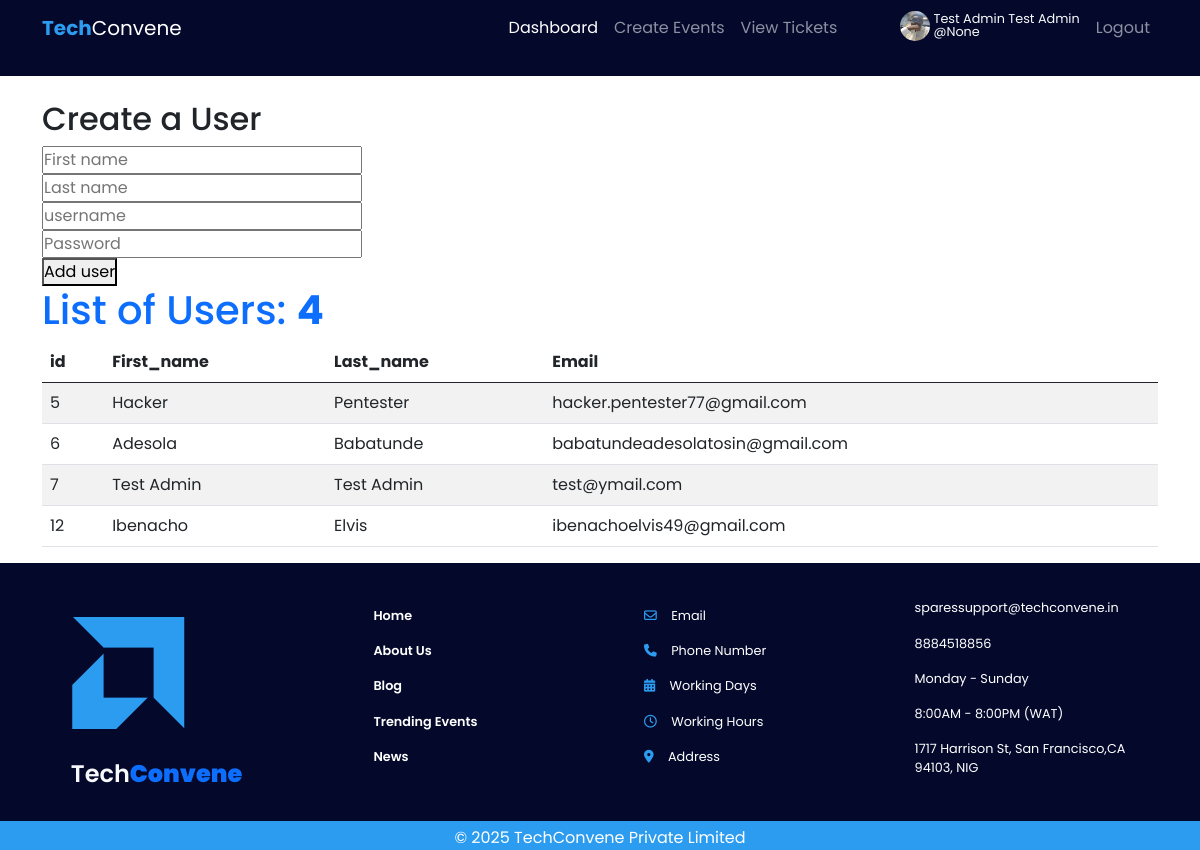
The app's page /admin_dashboard/ (signed in), older data.
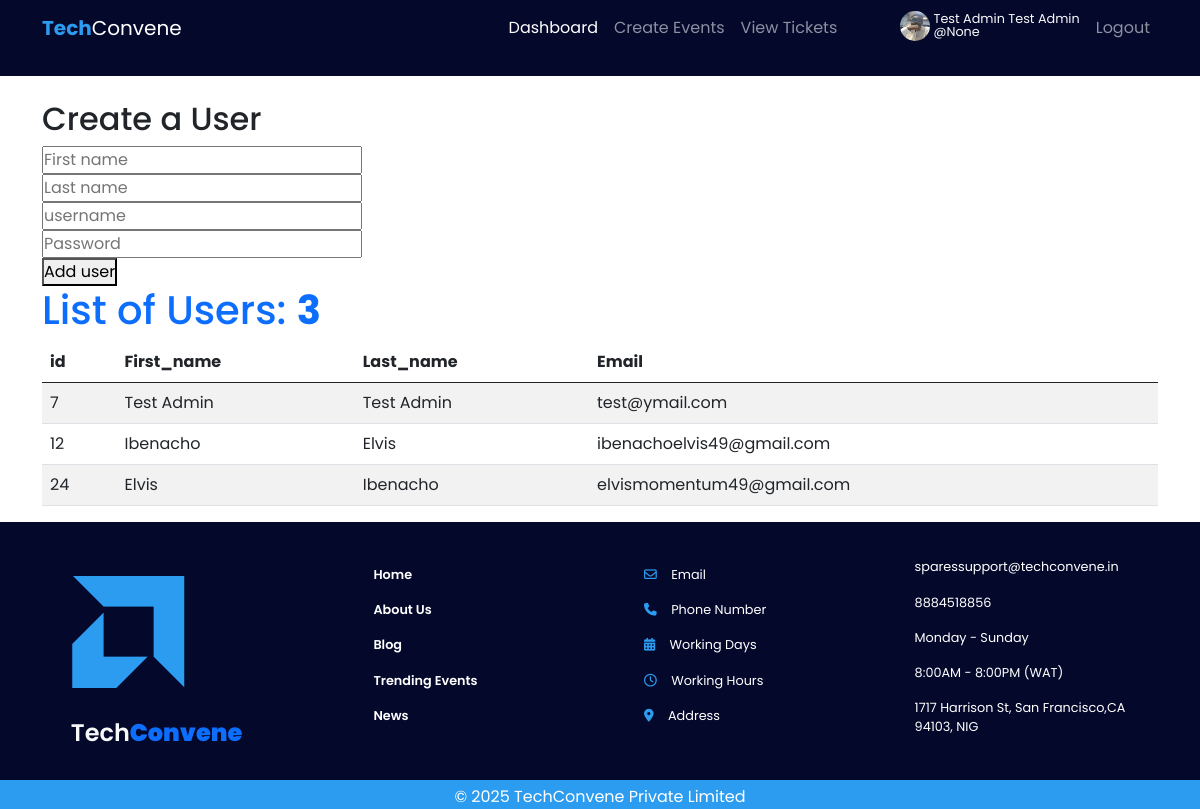
The same page, newer data.
### accounts/models.py (models this page shows, shortened)
class CustomUser(AbstractUser):
    ROLES = (
        ('USER', 'User'),
        ('ADMIN', 'Admin'))
    role = models.CharField(max_length=20, choices=ROLES, default='USER')
    email = models.CharField(max_length=150, unique=True, null=False, blank=False)
    username = models.CharField(max_length=100, unique=False, null=True, blank=True)
    first_name = models.CharField(max_length=150, blank=False, null=False)
    last_name = models.CharField(max_length=150, blank=False, null=False)
    USERNAME_FIELD = 'email'
    REQUIRED_FIELDS = []
    objects = UserManager()
    class Meta:
        permissions = (("can_add_user", "Can add user"),
            ("can_update_user", "Can update user"),
            ("can_delete_user", "Can delete user"),
            )

class UserProfile(models.Model):
    profile_picture = models.ImageField(upload_to='media/', blank=True, null=True)
    date_of_birth = models.DateField(blank=True, null=True)
    age = models.IntegerField(blank=True, null=True)
    user = models.OneToOneField(CustomUser, on_delete=models.CASCADE, related_name='profile')
    bio = models.TextField(max_length=500, blank=True)

### accounts/views.py (the view)
# urls.py: path('admin_dashboard/', views.admin_dashboard_view, name='admin_dashboard_view'),
@login_required
@user_passes_test(is_admin)
def admin_dashboard_view(request):
    users = CustomUser.objects.all()
    return render(request, 'accounts/dashboard/admin_dashboard_view.html', {"users":users})

### accounts/views.py (called while the page is built)
def is_admin(user):
    if user.role == 'ADMIN':
        return user

### accounts/templates/accounts/dashboard/admin_dashboard_view.html (shortened to what this page needs)
{% extends 'accounts/base.html'%}
{% load static %}
{% load crispy_forms_tags %}
{% block header %}
<div class="header-bg">
    <nav class="navbar navbar-expand-lg navbar-dark">
        <div class="container">
          <a class="navbar-brand" href="{% url 'home' %}"><b  id='logo_home' >Tech</b>Convene</a>
          <div class="collapse navbar-collapse" id="navbarSupportedContent">
            <ul class="navbar-nav ms-auto my-auto mb-1 mb-lg-0">
                {% if user.is_authenticated %}
                    {% if user.role == 'ADMIN'%}
                        <li class="nav-item"><a class="nav-link active" aria-current="page" href="{% url 'admin_dashboard_view' %}">Dashboard</a></li>
                    {% else %}
                        <li class="nav-item"><a  class="nav-link active" href="{% url 'user_dashboard_view' %}">Dashboard</a></li>
                    {% endif %}
                    <li class="nav-item"><a class="nav-link" href="#">Create Events</a></li>
                    <li class="nav-item"><a class="nav-link" href="#">View Tickets</a></li>
                    <li class="nav-item">
                        {% if user.profile.profile_picture%}
                        <img src="{{ user.profile.profile_picture.url}}" class="rounded-circle" id="prof_img" width="30" height="30" alt="profile"/>
                        {%else%}
                        <img src="#" class="rounded-circle" width="30" height="30"/>
                        {% endif %}
                    </li>
                    <a href="{% url 'profile' %}" class="text-decoration-none text-light"><p class="profile_text">{{user.first_name}} {{user.last_name}}<br>@{{user.username}}</br></p></a>
                    <li class="nav-item"><a class="nav-link" href="{% url 'logout'%}" >Logout</a></li>
            {% endif %}
            </ul>
          </div>
        </div>
      </nav>
</div>
{% endblock %}
{% block content%}
<div class="container pt-4">
    <div>
        <h2>Create a User</h2>
        <form>
            <input type="text" name="first_name" placeholder="First name"/><br>
            <input type="text" name="last_name" placeholder="Last name"/><br/>
            <input type="text" name="username" placeholder="username"/><br/>
            <input type="password" placeholder="Password"><br/>
            <button>Add user</button>
        </form>
    </div>
    <h1 class="text-primary">List of Users: <b class="text-primary">{{users.count}}</b></h1>
    <table class="table table-striped">
        <thead>
          <tr>
            <th scope="col">id</th>
            <th scope="col">First_name</th>
            <th scope="col">Last_name</th>
            <th scope="col">Email</th>
          </tr>
        </thead>
        <tbody>
            {% for user in users %}
          <tr>
            <td>{{user.id}}</td>
            <td>{{user.first_name}}</td>
            <td>{{user.last_name}}</td>
            <td>{{user.email}}</td>
          </tr>
          {% endfor %}
        </tbody>
      </table>
</div>
{% endblock %}

### accounts/templates/accounts/base.html (shortened to what this page needs)
{% load static %}
<!doctype html>
<html lang="en">
  <head>
    <link href="https://cdn.jsdelivr.net/npm/bootstrap@5.0.2/dist/css/bootstrap.min.css" rel="stylesheet">
    <link rel="stylesheet" href="{% static 'accounts/css/style.css' %}">
  </head>
  <body>
    {% block header%}
    {% endblock %}
    {% block content%}
    {% endblock%}
    {% block footer%}
        <footer class="footer">
            <div class="container-fluid">
                <div class="footer-cta">
                    <div class="row text-center text-md-start align-items-center">
                        <div class="col-lg-3 col-md-6 mb-4" id="logo">
                            <i class="bi bi-amd"></i>
                            <h3 class="text-light">Tech<b class="text-primary">Convene</b></h3>
                        </div>
                        <div class="col-lg-3 col-md-6 mb-4">
                            <nav class="footer-nav">
                                <ul>
                                    <li>Home</li>
                                    <li>About Us</li>
                                    <li>Blog</li>
                                    <li>Trending Events</li>
                                    <li>News</li>
                                </ul>
                            </nav>
                        </div>
                        <div class="col-lg-3 col-md-6 mb-4">
                            <div class="footer-nav-2">
                               <ul>
                                   <li><i class="fa-regular fa-envelope"></i>Email</li>
                                   <li><i class="fa-solid fa-phone"></i>Phone Number</li>
                                   <li><i class="fa-solid fa-calendar-days"></i>Working Days</li>
                                   <li><i class="fa-regular fa-clock"></i>Working Hours</li>
                                   <li><i class="fa-solid fa-location-dot"></i>Address</li>
                               </ul>
                            </div>
                        </div>
                        <div class="col-lg-3 col-md-6 mb-4">
                           <div class="footer-nav-3">
                               <ul>
                                   <li>sparessupport@techconvene.in</li>
                                   <li>8884518856</li>
                                   <li>Monday - Sunday</li>
                                   <li>8:00AM - 8:00PM (WAT)</li>
                                   <li>1717 Harrison St, San Francisco,CA 94103, NIG</li>
                               </ul>
                            </div>
                        </div>
                    </div>
                </div>
            </div>
            <div class="footer-bottom">
                <p>© 2025 TechConvene Private Limited</p>
            </div>
        </footer>
    {% endblock%}
    <link href="https://cdn.jsdelivr.net/npm/bootstrap-icons/font/bootstrap-icons.css" rel="stylesheet">
</body>
</html>

### accounts/static/accounts/css/style.css (style rules this page uses)
* { margin: 0; padding: 0; box-sizing: border-box; font-family: Poppins; }
html, body { overflow-x: hidden; scroll-behavior: smooth; width: 100%; }
.header-bg { background: #04092C; height: auto; padding-bottom: 20px; width: 100%; }
#logo_home { color: #2C9CF0; }
#prof_img { margin-left: 55px; margin-top:0.2rem; }
.profile_text { font-size: 0.8rem; margin: auto; margin-top: auto; line-height: 1; text-decoration: none; cursor: pointer; display: inline-block; margin-top: 5px; margin-left: 0.2rem; margin-right: 0.5rem; overflow-y: hidden; }
.footer { background: #04092C; color: white; position: relative; background: #04092C; color: white; width: 100%; padding: 1rem 0; text-align: center; }
.footer-cta { width: 90%; margin: 0 auto; }
#logo i { font-size: 7rem; color: #2C9CF0; }
#logo h3 { font-size: 1.5rem; font-weight: 600; overflow-y: hidden; }
.footer-nav { width: 100%; }
.footer-nav ul { list-style: none; margin-top: 15px; }
.footer-nav ul li { padding-bottom: 1rem; font-size: 0.8rem; font-weight: 600; cursor: pointer; transition: 0.5s; }
.footer-nav-2 { width: 100%; }
.footer-nav-2 ul { list-style: none; margin-top: 15px; }
.footer-nav-2 ul li { padding-bottom: 1rem; font-size: 0.8rem; font-weight: 400; transition: 0.5s; }
.footer-nav-2 ul li i { padding-right: 0.9rem; color: #2C9CF0; }
.footer-nav-3 { width: 100%; }
.footer-nav-3 ul { list-style: none; margin-top: 19px; }
.footer-nav-3 ul li { padding-bottom: 1rem; font-size: 0.8rem; font-weight: 400; }
.footer .footer-bottom { background-color: #2C9CF0; position: absolute; bottom: 0; width: 100%; margin: auto; padding: auto; }
.footer .footer-bottom p { color: white; text-align: center; padding-top: 0.3rem; margin: 0; }

Row changes from the older to the newer data that the page shows:
removed CustomUser: id "5", first_name "Hacker", last_name "Pentester", email "hacker.pentester77@gmail.com"
removed CustomUser: id "6", first_name "Adesola", last_name "Babatunde", email "babatundeadesolatosin@gmail.com"
added CustomUser: id "24", first_name "Elvis", last_name "Ibenacho", email "elvismomentum49@gmail.com"
Text that changed along with them:
{{ users.count }}: "4" → "3"
